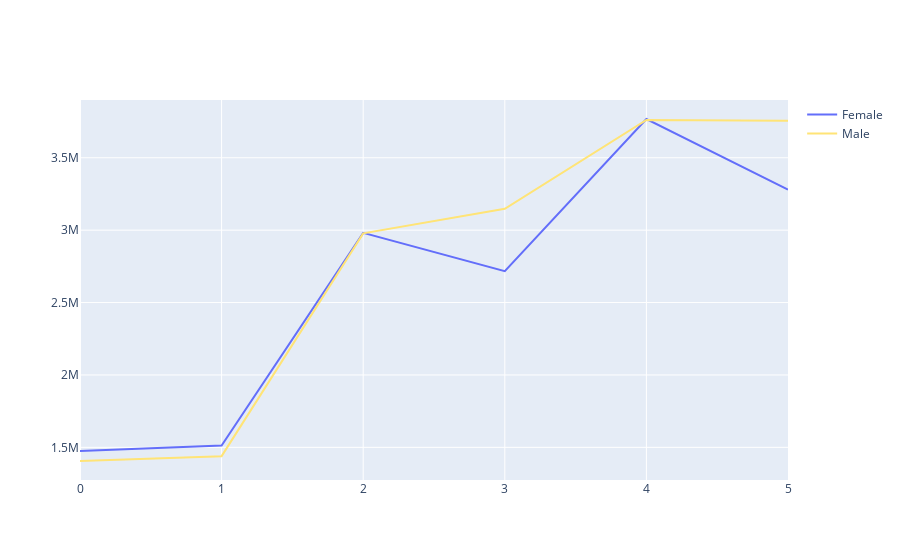

The notebook cell this image was saved under:
### Code cell
fig = go.Figure()
fig.add_trace(go.Scatter(y=table2.F,mode='lines',name='Female'))
fig.add_trace(go.Scatter(y=table2.M,mode='lines',name='Male',line=dict(color="#ffe476")))

### Figure 1 — Plotly figure (JSON) as saved in the notebook; plotly's stock layout.template omitted (floating-point values rounded to 4 significant figures)
{"data": [{"mode": "lines", "name": "Female", "type": "scatter", "y": [1475580, 1512853, 2981277, 2716334, 3767734, 3280090]}, {"line": {"color": "#ffe476"}, "mode": "lines", "name": "Male", "type": "scatter", "y": [1405721, 1439140, 2977931, 3147753, 3760829, 3755858]}], "layout": {}}
